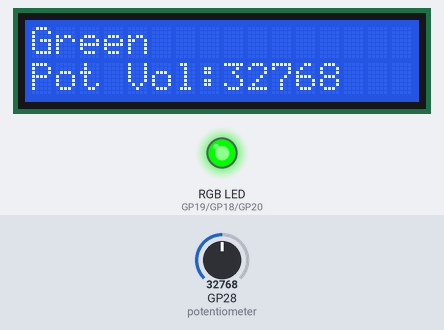
The program below on a simulated Raspberry Pi Pico running MicroPython. On the bench: 16×2 character LCD, an RGB LED mixed from three pins (HIGH = lit). The test bench sets the inputs (shaded band); at power-on: GP28 (potentiometer) = 32768 (analog values on the 0–65535 scale). Library files of the repository ran but are not shown: pico_i2c_lcd.py.

Above: at 1.2 s.
1.3 s: GP28 (potentiometer) set to 45874
At 2.9 s:
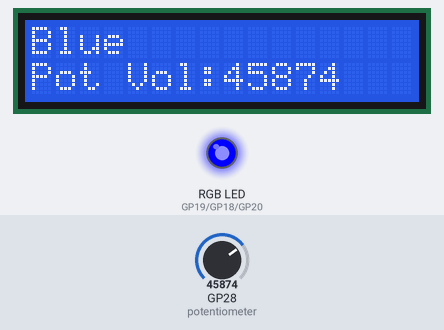
4.8 s: GP28 (potentiometer) set to 57670
At 7.0 s:
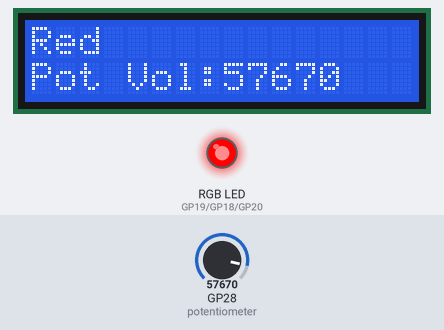
7.7 s: GP28 (potentiometer) set to 65535
At 9.0 s:
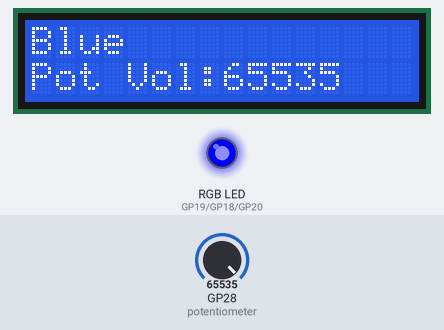
Timing chart, 0 to 16.7 s (numbered marks = the images above; inputs shaded):
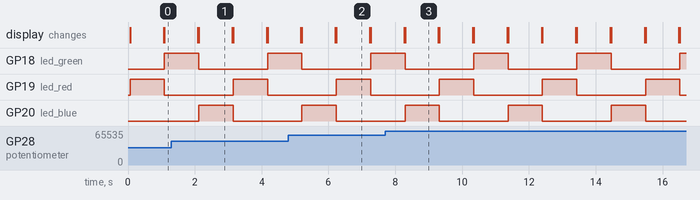

The program:

RGB_led.py
```python
import machine
import utime
from pico_i2c_lcd import I2cLcd


led_red = machine.Pin(19,machine.Pin.OUT)
led_green = machine.Pin(18,machine.Pin.OUT)
led_blue = machine.Pin(20,machine.Pin.OUT)


potentiometer = machine.ADC(28)


i2c = machine.I2C(0, sda = machine.Pin(0), scl = machine.Pin(1), freq=400000)
I2C_ADDR = i2c.scan()[0]
lcd = I2cLcd(i2c, I2C_ADDR, 2, 16)


while True:

    pot_value = int(potentiometer.read_u16()/500)

    lcd.putstr("Red \n")
    lcd.putstr("Pot Vol:"+str(potentiometer.read_u16()))
    led_red.value(1)
    led_green.value(0)
    led_blue.value(0)
    utime.sleep(1)
    lcd.clear()

    lcd.putstr("Green \n")
    lcd.putstr("Pot Vol:"+str(potentiometer.read_u16()))
    led_red.value(0)
    led_green.value(1)
    led_blue.value(0)
    utime.sleep(1)
    lcd.clear()

    lcd.putstr("Blue \n")

    lcd.putstr("Pot Vol:"+str(potentiometer.read_u16()))
    led_red.value(0)
    led_green.value(0)
    led_blue.value(1)
    utime.sleep(1)
    lcd.clear()

    # Write a function in lcdAPI that's able to display the bar on lcd.
#   lcd.fill_rect(1,15,pot_value,25,1)
#   lcd.putstr()
#   lcd.fill_rect(1,15,pot_value,25,0)
#   utime.sleep()


    #print(potentiometer.read_u16())
```

Measured:
- by itself, GP18 (led_green), GP19 (led_red), GP20 (led_blue): alternates HIGH for 1.0 s and LOW for 2.1 s
- what the display in image 1 shows lasts 1.0 s, from 2.1 s to 3.1 s
